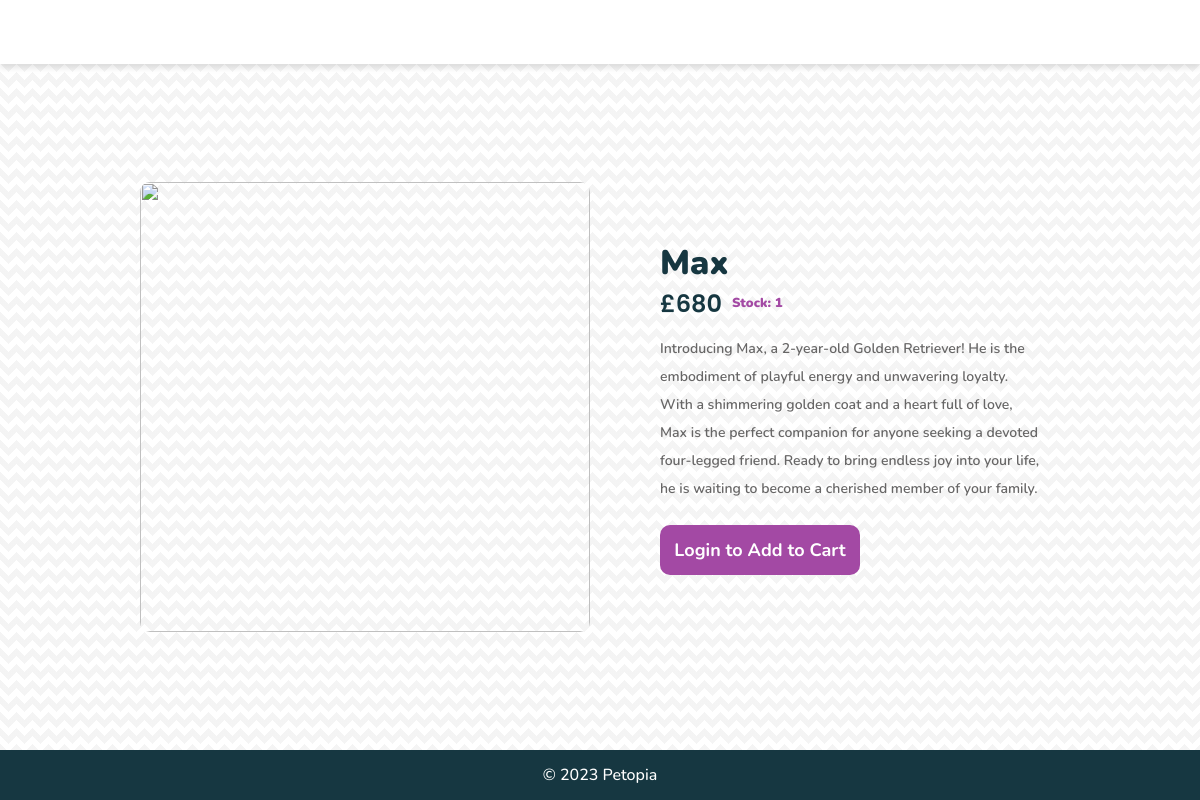
The app's page /item.php?Product_ID=2 with its own data.
### tables this page shows
CREATE TABLE `product` (
  `Product_ID` int(10) NOT NULL,
  `Name` varchar(20) NOT NULL,
  `Price` int(20) NOT NULL,
  `Num_In_Stock` int(10) UNSIGNED NOT NULL,
  `Description` varchar(500) NOT NULL,
  `Image` varchar(200) DEFAULT NULL
);

### php/mainLogCheck.php (called while the page is built, shortened)
<?php
$b=False;
?>

### item.php (the view, shortened to what this page needs)
<?php
require_once "php/mainLogCheck.php";
$tempPID = $_GET["Product_ID"];
?>
<!DOCTYPE html>
<html lang="en">
<head>
    <link href="css/item.css" rel="stylesheet" type="text/css">
    <link href='https://unpkg.com/boxicons@2.1.4/css/boxicons.min.css' rel='stylesheet'>
    <link href="css/navigation.css" rel="stylesheet" type="text/css">
    <link rel="stylesheet" href="css/footer.css">
    <link rel="stylesheet" href="https://unpkg.com/flickity@2/dist/flickity.min.css">
    <link rel="stylesheet" href="templates/hero-banner.css">
</head>
<body>
    <header></header>
    <main>
        <section class="item-section">
            <div class="item-image">
                <img src="assets/Homepage/hero-banner2.jpg" alt="">
            </div>
            <div class="right-container">
                <?php
                require_once "php/connectdb.php";
                try {
                    $productQuery =
                        "SELECT * from  product WHERE Product_ID LIKE " .
                        " '" .
                        $tempPID .
                        "'";
                    $rows = $db->query($productQuery);
                    if ($rows && $rows->rowCount() > 0) {
                        foreach ($rows as $row) { ?>
                                <h4 class="title-text"><?php echo $row[
                                    "Name"
                                ]; ?></h4>
                                <div class="price-stock-container">
                                    <h5 class="price-text">£<?php echo $row[
                                        "Price"
                                    ]; ?></h5>
                                    <p class="in-stock-text">Stock: <?php echo $row[
                                        "Num_In_Stock"
                                    ]; ?></p>
                                </div>
                                <p class="desc-text"><?php echo $row[
                                    "Description"
                                ]; ?></p>
                                <div class="item-bottom-container">
                                <?php if ($b == true) {
                                    if ($row["Num_In_Stock"] > 0) {
                                        echo "<form method='post' action='products.php'>";
                                        echo '<input type="hidden" name="productID" value="' .
                                            $row["Product_ID"] .
                                            '">';
                                        echo '<input type="hidden" name="quantity" value="1">';
                                        echo '<button class="add-cart-btn" type="submit" name="add">Add to Cart<div class="bx bx-cart-add"></div></button>';
                                        echo "</form>";
                                    } else {
                                        echo '<button class="add-cart-btn" disabled>Out of Stock</button>';
                                    }
                                } else {
                                    echo '<button class="add-cart-btn" onclick="location.href=\'login.php\'">Login to Add to Cart</button>';
                                } ?>
                        <?php }
                    } else {
                        echo "<p>No matching Product.</p>\n";
                    }
                } catch (PDOexception $ex) {
                    echo "Sorry, a database error occurred! <br>";
                    echo "Error details: <em>" . $ex->getMessage() . "</em>";
                }
                ?>
            </div>
        </section>
    </main>
</body>
<footer>
    &copy; 2023 Petopia
</footer>
</body>
</html>

### css/item.css (style rules this page uses)
main { min-height: calc(100vh - 134px); display: flex; flex-direction: column; justify-content: center; align-items: center; background-image: linear-gradient(135deg, rgba(228, 228, 228, 0.4) 25%, transparent 25%), linear-gradient(225deg, rgba(228, 228, 228, 0.4) 25%, transparent 25%), linear-gradient(45deg, rgba(228, 228, 228, 0.4) 25%, transparent 25%), linear-gradient(315deg, rgba(228, 228, 228, 0.4) 25%, #ffffff 25%); background-position: 8px 0, 8px 0, 0 0, 0 0; background-size: 16px 16px; background-repeat: repeat; }
.item-section { padding-top: 50px; padding-bottom: 50px; display: flex; justify-content: center; align-items: center; flex-wrap: wrap; gap: 70px; }
.item-image { width: 500px; height: 500px; }
.item-image img { width: 100%; height: 100%; object-fit: cover; border-radius: 10px; }
.right-container { display: flex; flex-direction: column; width: 400px; }
.title-text { margin: 0; font-size: 34px; color: #163741; margin-top: 0px; font-weight: 900; }
.price-stock-container { display: flex; flex-direction: row; align-items: center; }
.price-text { margin: 0; font-size: 24px; font-weight: 600; color: #163741; font-family: 'Poppins', sans-serif; }
.in-stock-text { font-size: 13px; color: #a349a4; margin-bottom: 0; margin-left: 10px; margin-top: 0px; font-style: normal; font-weight: 900; text-transform: inherit; }
.desc-text { font-weight: 400; line-height: 28px; color: #676666; font-weight: 600; font-size: 14px; margin-right: 20px; margin-bottom: 22px; }
.add-cart-btn { width: 200px; height: 50px; background-color: #a349a4; border: none; border-radius: 10px; cursor: pointer; color: white; font-weight: 700; font-family: Nunito, sans-serif; transition: 0.2s; font-size: 18px; position: relative; }
@media screen and (max-width: 1200px) { main { min-height: calc(100vh - 114px); } }
@media screen and (max-width: 1200px) { .item-image { width:450px; height: 450px; } }

### css/navigation.css (style rules this page uses)
body { margin: 0; font-family: 'Nunito', sans-serif; overflow-x: hidden; padding-top: 84px; }
header { width: 100%; height: auto; display: flex; justify-content: space-evenly; align-items: center; flex-direction: column; z-index: 9999; position: fixed; top: 0; box-shadow: 0 4px 6px rgba(0, 0, 0, 0.1); }
@media (max-width: 1200px) { body { padding-top: 64px; } }
@media (max-width: 1200px) { header { justify-content: space-between; height: 64px; } }

### css/footer.css (style rules this page uses)
footer { width: 100%; height: 50px; background-color: #163741; color: white; font-weight: 500; display: flex; justify-content: center; align-items: center; }

### templates/hero-banner.css (style rules this page uses)
body, html { overflow-x: hidden; }

### records on screen
product: Name "Max", Price "680", Num_In_Stock "1", Description "Introducing Max, a 2-year-old Golden Retriever! He is the embodiment of playful energy and unwavering loyalty. With a shimmering golden coat and a heart full of love, Max is the perfect companion for anyone seeking a devoted four-legged friend. Ready to bring endless joy into your life, he is waiting to become a cherished member of your family."
